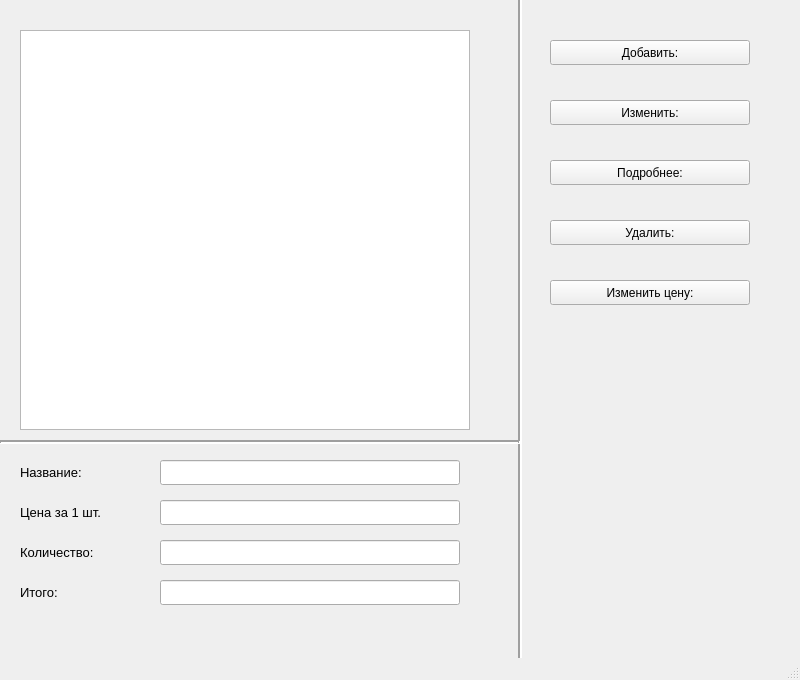
<?xml version="1.0" encoding="UTF-8"?>
<ui version="4.0">
 <class>MainWindow</class>
 <widget class="QMainWindow" name="MainWindow">
  <property name="geometry">
   <rect>
    <x>0</x>
    <y>0</y>
    <width>800</width>
    <height>680</height>
   </rect>
  </property>
  <property name="windowTitle">
   <string>MainWindow</string>
  </property>
  <widget class="QWidget" name="centralwidget">
   <widget class="QTableWidget" name="table">
    <property name="geometry">
     <rect>
      <x>20</x>
      <y>30</y>
      <width>450</width>
      <height>400</height>
     </rect>
    </property>
    <property name="columnCount">
     <number>0</number>
    </property>
   </widget>
   <widget class="QPushButton" name="add">
    <property name="geometry">
     <rect>
      <x>550</x>
      <y>40</y>
      <width>200</width>
      <height>25</height>
     </rect>
    </property>
    <property name="text">
     <string>Добавить:</string>
    </property>
   </widget>
   <widget class="QPushButton" name="change">
    <property name="geometry">
     <rect>
      <x>550</x>
      <y>100</y>
      <width>200</width>
      <height>25</height>
     </rect>
    </property>
    <property name="text">
     <string>Изменить:</string>
    </property>
   </widget>
   <widget class="QPushButton" name="detailed">
    <property name="geometry">
     <rect>
      <x>550</x>
      <y>160</y>
      <width>200</width>
      <height>25</height>
     </rect>
    </property>
    <property name="text">
     <string>Подробнее:</string>
    </property>
   </widget>
   <widget class="QPushButton" name="delete_2">
    <property name="geometry">
     <rect>
      <x>550</x>
      <y>220</y>
      <width>200</width>
      <height>25</height>
     </rect>
    </property>
    <property name="text">
     <string>Удалить:</string>
    </property>
   </widget>
   <widget class="QPushButton" name="change_price">
    <property name="geometry">
     <rect>
      <x>550</x>
      <y>280</y>
      <width>200</width>
      <height>25</height>
     </rect>
    </property>
    <property name="text">
     <string>Изменить цену:</string>
    </property>
   </widget>
   <widget class="QLabel" name="name">
    <property name="geometry">
     <rect>
      <x>20</x>
      <y>460</y>
      <width>120</width>
      <height>25</height>
     </rect>
    </property>
    <property name="font">
     <font>
      <pointsize>10</pointsize>
     </font>
    </property>
    <property name="text">
     <string>Название:</string>
    </property>
   </widget>
   <widget class="QLabel" name="price">
    <property name="geometry">
     <rect>
      <x>20</x>
      <y>500</y>
      <width>120</width>
      <height>25</height>
     </rect>
    </property>
    <property name="font">
     <font>
      <pointsize>10</pointsize>
     </font>
    </property>
    <property name="text">
     <string>Цена за 1 шт.</string>
    </property>
   </widget>
   <widget class="QLabel" name="numbers">
    <property name="geometry">
     <rect>
      <x>20</x>
      <y>540</y>
      <width>120</width>
      <height>25</height>
     </rect>
    </property>
    <property name="font">
     <font>
      <pointsize>10</pointsize>
     </font>
    </property>
    <property name="text">
     <string>Количество:</string>
    </property>
   </widget>
   <widget class="QLabel" name="total">
    <property name="geometry">
     <rect>
      <x>20</x>
      <y>580</y>
      <width>120</width>
      <height>25</height>
     </rect>
    </property>
    <property name="font">
     <font>
      <pointsize>10</pointsize>
     </font>
    </property>
    <property name="text">
     <string>Итого:</string>
    </property>
   </widget>
   <widget class="QLineEdit" name="line_name">
    <property name="geometry">
     <rect>
      <x>160</x>
      <y>460</y>
      <width>300</width>
      <height>25</height>
     </rect>
    </property>
   </widget>
   <widget class="QLineEdit" name="line_price">
    <property name="geometry">
     <rect>
      <x>160</x>
      <y>500</y>
      <width>300</width>
      <height>25</height>
     </rect>
    </property>
   </widget>
   <widget class="QLineEdit" name="line_numbers">
    <property name="geometry">
     <rect>
      <x>160</x>
      <y>540</y>
      <width>300</width>
      <height>25</height>
     </rect>
    </property>
   </widget>
   <widget class="QLineEdit" name="line_total">
    <property name="geometry">
     <rect>
      <x>160</x>
      <y>580</y>
      <width>300</width>
      <height>25</height>
     </rect>
    </property>
   </widget>
   <widget class="Line" name="line">
    <property name="geometry">
     <rect>
      <x>500</x>
      <y>-50</y>
      <width>41</width>
      <height>731</height>
     </rect>
    </property>
    <property name="lineWidth">
     <number>2</number>
    </property>
    <property name="orientation">
     <enum>Qt::Vertical</enum>
    </property>
   </widget>
   <widget class="Line" name="line_2">
    <property name="geometry">
     <rect>
      <x>0</x>
      <y>440</y>
      <width>520</width>
      <height>5</height>
     </rect>
    </property>
    <property name="lineWidth">
     <number>2</number>
    </property>
    <property name="orientation">
     <enum>Qt::Horizontal</enum>
    </property>
   </widget>
  </widget>
  <widget class="QMenuBar" name="menubar">
   <property name="geometry">
    <rect>
     <x>0</x>
     <y>0</y>
     <width>800</width>
     <height>26</height>
    </rect>
   </property>
  </widget>
  <widget class="QStatusBar" name="statusbar"/>
 </widget>
 <resources/>
 <connections/>
</ui>
